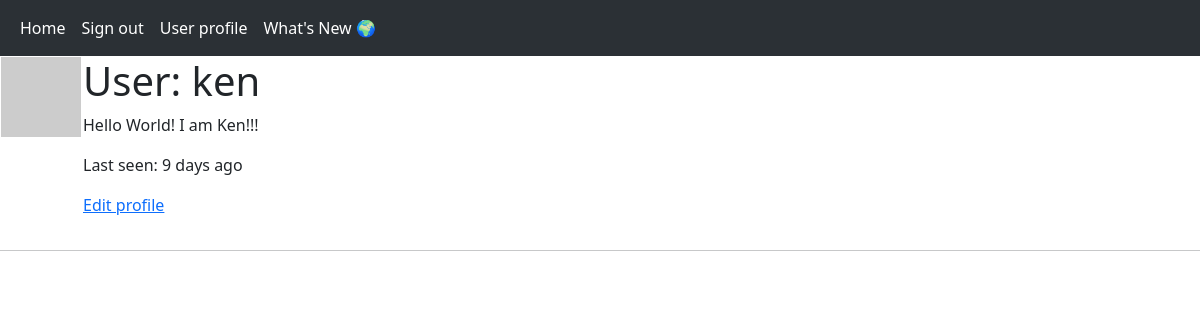
The page /user/ken (signed in) on the database as committed earlier.
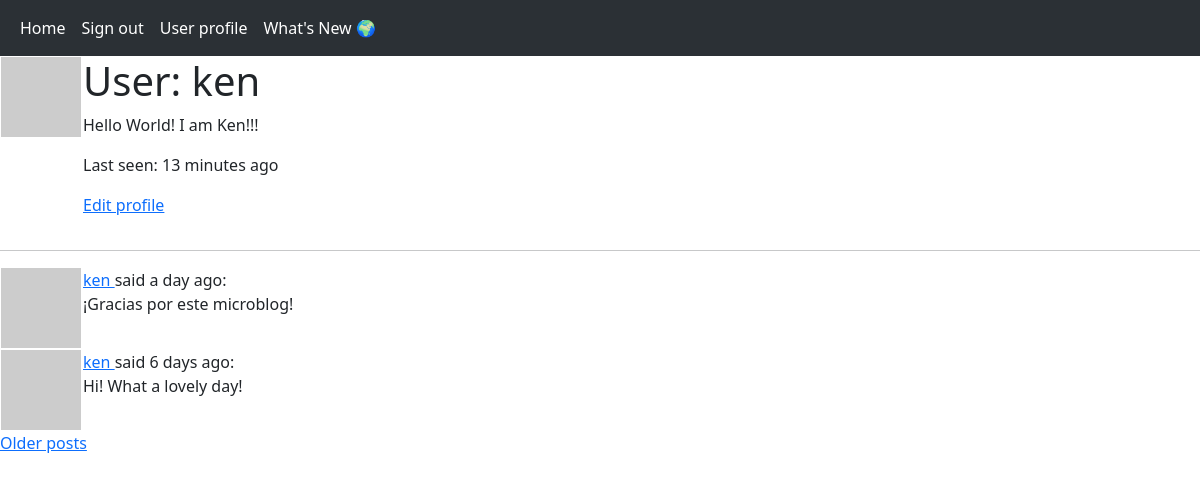
The same page on the database as committed later.
### app/models.py (models this page shows, shortened)
class User(db.Model, UserMixin):
    id = db.Column(db.Integer, primary_key=True)
    username = db.Column(db.String(64), index = True, unique = True)
    email = db.Column(db.String(120), index = True, unique = True)
    password_hash = db.Column(db.String(128))
    posts = db.relationship('Post', backref='author', lazy='dynamic')
    about_me = db.Column(db.String(140))
    last_seen = db.Column(db.DateTime, default = datetime.utcnow)
    followed = db.relationship(
        'User', secondary = followers,
        primaryjoin = (followers.c.follower_id == id),
        secondaryjoin = (followers.c.followed_id == id),
        backref = db.backref('followers', lazy='dynamic'),
        lazy='dynamic')
    def avatar(self, size):
        digest = md5(self.email.lower().encode('utf-8')).hexdigest()
        return 'https://www.gravatar.com/avatar/{}?d=identicon&s={}'.format(digest, size)

class Post(db.Model):
    id = db.Column(db.Integer, primary_key = True)
    body = db.Column(db.String(140))
    timestamp = db.Column(db.DateTime, index = True, default = datetime.utcnow)
    user_id = db.Column(db.Integer, db.ForeignKey('user.id'))
    language = db.Column(db.String(5))

### app/routes.py (the view)
@app.route('/user/<username>')
@login_required
def user(username):
    user = User.query.filter_by(username=username).first_or_404()
    page = request.args.get('page', 1, type=int)
    posts = user.posts.order_by(Post.timestamp.desc()).paginate(
        page = page,
        per_page = app.config['POSTS_PER_PAGE'],
        error_out = False
    )
    next_url = url_for('user',
                       username = user.username,
                       page=posts.next_num) \
        if posts.has_next else None
    prev_url = url_for('user',
                       username = user.username,
                       page=posts.prev_num) \
        if posts.has_prev else None
    form = EmptyForm()
    return render_template('user.html',
                           user=user,
                           posts=posts.items,
                           next_url=next_url,
                           prev_url=prev_url,
                           form=form)

### app/models.py (called while the page is built)
@login.user_loader
def load_user(id):
    return User.query.get(int(id))

### app/routes.py (called while the page is built)
@app.before_request
def before_request():
    if current_user.is_authenticated:
        current_user.last_seen = datetime.utcnow()
        db.session.commit()

### app/templates/user.html (shortened to what this page needs)
{% extends 'base.html' %}
{% block content %}
    <table>
        <tr valign="top">
            <td><img src="{{ user.avatar(164) }}"></td>
            <td>
                <h1>User: {{ user.username }}</h1>
                {% if user.about_me %}<p>{{ user.about_me }}</p>{% endif %}
                {% if user.last_seen %}
                <p>Last seen: {{ moment(user.last_seen).fromNow() }}</p>
                {% endif %}
                {% if user == current_user %}
                <p><a href="{{ url_for('edit_profile') }}">Edit profile</a></p>
                {% endif %}
            </td>
        </tr>
    </table>
    <hr>
    {% for post in posts %}
        {% include '_post.html' %}
    {% endfor %}
    {% if next_url %}
    <a href="{{ next_url }}">Older posts</a>
    {% endif %}
{% endblock %}

### app/templates/base.html (shortened to what this page needs)
<!DOCTYPE html>
<html lang="en">
<head>
    <link href="https://cdn.jsdelivr.net/npm/bootstrap@5.3.2/dist/css/bootstrap.min.css" rel="stylesheet">
</head>
<body>
    <nav class="navbar navbar-expand-lg bg-body-tertiary" data-bs-theme="dark" style="background-color: #e3f2fd;">
        <div class="container-fluid">
            <div class="collapse navbar-collapse" id="navbarSupportedContent">
                <ul class="navbar-nav me-auto mb-2 mb-lg-0">
                    <li class="nav-item">
                        <a class="nav-link active" aria-current="page" href="{{ url_for('index') }}">Home</a>
                    </li>
                    {% if current_user.is_anonymous %}
                    <li class="nav-item">
                        <a class="nav-link active" aria-current="page" href="{{ url_for('login') }}">Sign in</a>
                    </li>
                    {% else %}
                    <li class="nav-item">
                        <a class="nav-link active" aria-current="page" href="{{ url_for('logout') }}">Sign out</a>
                    </li>
                    <li class="nav-item">
                        <a class="nav-link active" aria-current="page" href="{{ url_for('user', username=current_user.username) }}">User profile</a>
                    </li>
                    {% endif %}
                    <li class="nav-item">
                        <a class="nav-link active" aria-current="page" href="{{ url_for('explore')}}">What's New 🌍</a>
                    </li>
                </ul>
            </div>
        </div>
    </nav>
    {% block content %}
    {% endblock %}
</body>
</html>

### app/templates/_post.html
<table>
    <tr valign='top'>
        <td><img src="{{ post.author.avatar(32) }}"></td>
        <td>
            <a href="{{ url_for('user', username=post.author.username) }}">
                {{ post.author.username }}
            </a>
            said {{ moment(post.timestamp).fromNow() }}:
            <br>
            {{ post.body }}
        </td>
    </tr>
</table>

Rows that differ between the two databases and show on the page:
changed User "ken": last_seen "9 days ago" → "13 minutes ago"
added Post: author.username "ken", timestamp "a day ago", body "¡Gracias por este microblog!"
added Post: author.username "ken", timestamp "6 days ago", body "Hi! What a lovely day!"
Other text that changed with them:
text now shown: "Older posts"
